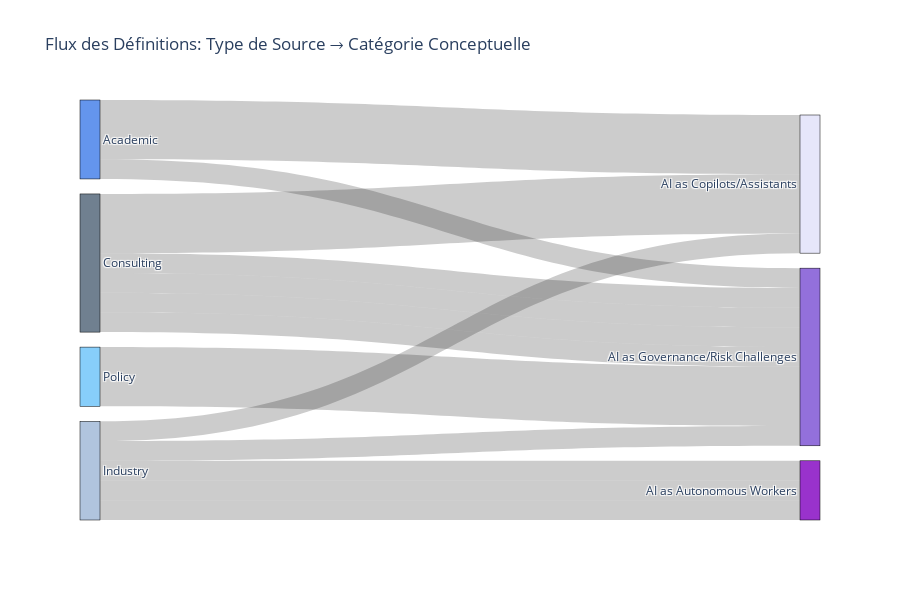

The cell this chart's notebook holds for it:
### Code cell
colors = sns.color_palette('BuPu', len(labels))
# Create Sankey diagram
fig = go.Figure(data=[go.Sankey(
    node=dict(
        pad=15,
        thickness=20,
        line=dict(color="black", width=0.5),
        label=labels,
        color=['slategrey', 'lightsteelblue', 'cornflowerblue', 'lightskyblue', 
               'lavender', 'mediumpurple', 'darkorchid', 'mediumorchid'][:len(labels)]
    ),
    link=dict(
        source=sources,
        target=targets,
        value=values
    )
)])

fig.update_layout(
    title="Flux des Définitions: Type de Source → Catégorie Conceptuelle",
    font=dict(size=12),
    height=600
)

fig.write_html(TAXONOMY_DIR / 'taxonomy_sankey.html')
fig.show()

print(f"💾 Sankey sauvegardé: {TAXONOMY_DIR / 'taxonomy_sankey.html'}")

### Figure 1 — Plotly figure (JSON) as saved in the notebook; plotly's stock layout.template omitted (floating-point values rounded to 4 significant figures)
{"data": [{"link": {"source": [0, 1, 2, 0, 1, 1, 3, 2, 0, 0, 1, 1, 0], "target": [4, 4, 4, 5, 6, 6, 5, 5, 5, 5, 6, 5, 5], "value": [3, 1, 3, 1, 1, 1, 3, 1, 1, 1, 1, 1, 1]}, "node": {"color": ["slategrey", "lightsteelblue", "cornflowerblue", "lightskyblue", "lavender", "mediumpurple", "darkorchid"], "label": ["Consulting", "Industry", "Academic", "Policy", "AI as Copilots/Assistants", "AI as Governance/Risk Challenges", "AI as Autonomous Workers"], "line": {"color": "black", "width": 0.5}, "pad": 15, "thickness": 20}, "type": "sankey"}], "layout": {"font": {"size": 12}, "height": 600, "title": {"text": "Flux des Définitions: Type de Source → Catégorie Conceptuelle"}}}
